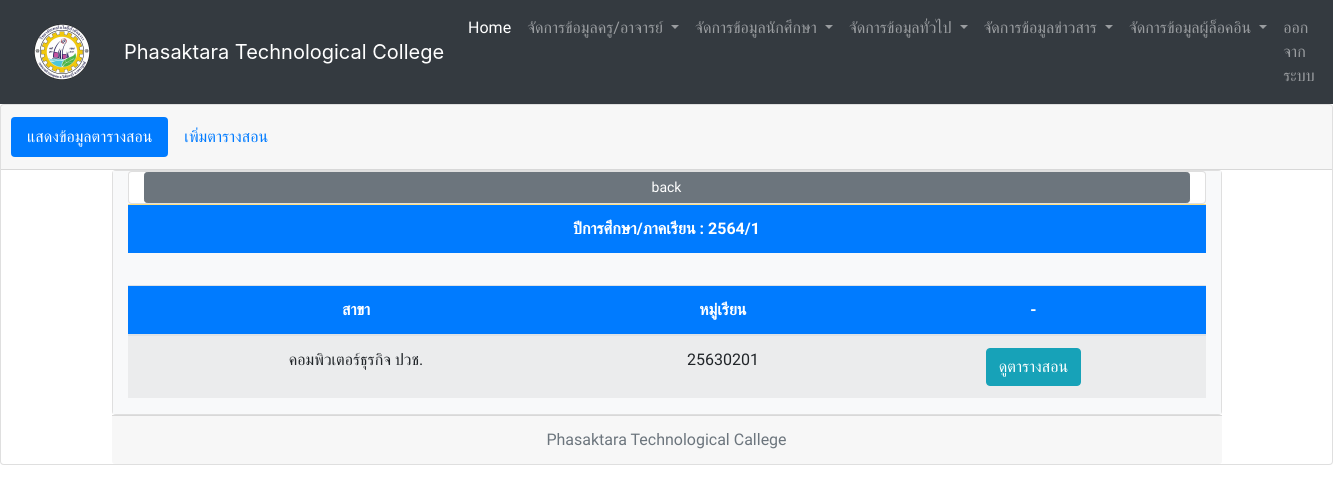
The page /showclassroom_second.php?y_id=1 (signed in) on the database its author committed.
### tables this page shows
CREATE TABLE `year` (
  `y_id` tinyint(4) NOT NULL,
  `y_number` varchar(6) NOT NULL
);

CREATE TABLE `classroom` (
  `classroom_id` int(11) NOT NULL,
  `class_id` int(11) NOT NULL,
  `c_id` smallint(6) NOT NULL,
  `y_id` tinyint(4) NOT NULL,
  `t_id` tinyint(4) NOT NULL,
  `day_id` char(1) NOT NULL,
  `time_id` tinyint(4) NOT NULL,
  `classroom_st` char(1) NOT NULL
);

CREATE TABLE `branch` (
  `b_id` tinyint(4) NOT NULL,
  `b_name` varchar(50) NOT NULL,
  `d_id` tinyint(4) NOT NULL
);

CREATE TABLE `class` (
  `class_id` int(11) NOT NULL,
  `class_name` varchar(50) NOT NULL,
  `b_id` tinyint(4) NOT NULL
);

### showclassroom_second.php (the view, shortened to what this page needs)
<?php
if(isset($_SESSION["valid_uname"]) && isset($_SESSION["valid_pwd"]) && isset($_SESSION["userlevel"])){
include "connect.php";
  include "include/head_menu_admin.php";
	$y_id = $_GET['y_id'];
  	$sql = "SELECT *
			FROM classroom as classroom
				inner join class as class on (classroom.class_id = class.class_id)
				inner join student as student on (student.class_id = class.class_id)
				inner join year as year on (classroom.y_id = year.y_id)
							WHERE classroom.y_id = '$y_id'";
$result = mysqli_query($conn, $sql)
  or die("3.ไม่สามารถประมวลผลคำสั่งได้") . mysqli_error();
$rs = mysqli_fetch_array($result)
?>
<div class="card text-center">
  <div class="card-header">
    <ul class="nav nav-pills card-header-pills">
      	<li class="nav-item">
        <a class="nav-link active" href="showclassroom.php">แสดงข้อมูลตารางสอน</a>
      </li>
      <li class="nav-item">
        <a class="nav-link" href="frm_addclassroom.php">เพิ่มตารางสอน</a>
      </li>
    </ul>
  </div>
  <div class="container" >
    <div class="card text-center">
      <div class="container-fluid h-100 bg-light text-dark">
        <div class="card text" style="max-width: 1200px;">
        <form action="" method="post">
                <div class="form-group">
              <div class="col"><button class="col-12 btn btn-secondary btn-sm float-left" input type="button" onclick=window.history.back() >back</button></div>
          </div>
        </div>
                <table class="table table-warning" >
                  <tr class="bg-primary text-white">
                    <th scope="col">ปีการศึกษา/ภาคเรียน : <?php echo "$rs[y_number]"; ?></th>
                  </tr>
              </table>
          <div class="row no-gutters">
            <div class="col-md-12">
                <table class="table table-striped " >
              <table class="table table-striped " >
                <thead>
                  <tr class="bg-primary text-white">
                    <th scope="col">สาขา</th>
                    <th scope="col">หมู่เรียน</th>
                    <th scope="col">-</th>
                  </tr>
                </thead>
                <tbody>
                  <?php
				  $sql2 = "SELECT * FROM classroom AS classroom
		INNER JOIN class AS class ON (classroom.class_id = class.class_id)
		INNER JOIN course AS course ON (classroom.c_id = course.c_id)
		INNER JOIN teacher AS teacher ON (classroom.t_id = teacher.t_id)
		INNER JOIN day AS day on (classroom.day_id = day.day_id)
		inner join time as time on (classroom.time_id = time.time_id)
		inner join year as year on (classroom.y_id = year.y_id)
		inner join branch on (class.b_id = branch.b_id)
		WHERE classroom.y_id = '$y_id' GROUP BY classroom.class_id HAVING count(classroom.class_id) > 0 ORDER BY classroom.day_id ASC ";
				$result2 = mysqli_query($conn, $sql2)
  					or die("3.ไม่สามารถประมวลผลคำสั่งได้") . mysqli_error();
                  while ($rs2 = mysqli_fetch_array($result2)) {
                  ?>
                    <tr>
                    <td><?php echo "$rs2[b_name]"; ?></td>
                    <td><?php echo "$rs2[class_name]"; ?></td>
                      <td><?php echo "<a href=\"showclassroom_tree.php?y_id=$rs2[y_id]&class_id=$rs2[class_id]\">"; ?>
                      <button type="button" class="btn btn-info">ดูตารางสอน</button>
					  <?php echo "</a>"; ?></td>
                    </tr>
                  <?php
                  }
                  ?>
                </tbody>
              </table>
            </div>
          </div>
        </div>
      </div>
      <div class="card-footer text-muted">
        Phasaktara Technological Callege
      </div>
      <?php
    } else {
      echo "<script> alert('Please Login');window.location = 'index.php';</script>";
      exit();
    }
      ?>

### include/head_menu_admin.php (style rules this page uses)
body, h1, h2, div, h3, h4, p { font-family: 'Sarabun'; }

### rows shown on the page
year: y_number "2564/1"
classroom: branch.b_name "คอมพิวเตอร์ธุรกิจ ปวช.", class.class_name "25630201"
